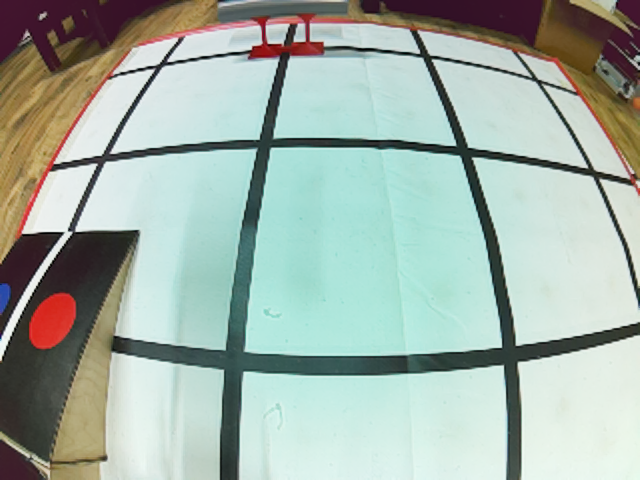
#> input picture RaspberriScripts/CvProcessing/1.png, 640 x 480 px
$ python -i CellDetector.py   (imports and definitions only)
#> lines starting #> are read from the running program, lines starting #| are printed output that depends on the picture; after the words box and inside, x2 and y2 are one past the last pixel; in counts of white or black regions, pixels touching at a corner belong together
#> further down, picture is the input picture: shape (480, 640, 3); mean B, G, R 168.3, 177.5, 163
import os
import sys
from itertools import combinations

# sys.path.append(os.path.dirname(os.path.dirname(os.path.abspath(file))))
import cv2
import numpy as np

# тут многа констант. Но если не работает, стоит менять меан конст и хсв красного

zones = {
    'sec_right1c': [(341, 250), (657, 246), (795, 602), (317, 598), (337, 254)],
    'sec_left1c': [(36, 272), (316, 253), (290, 598), (3, 601), (8, 319)],
    'sec_fl_right1f': [(355, 98), (334, 247), (646, 251), (561, 98), (357, 97)],
    'sec_fl_left1f': [(166, 116), (34, 271), (334, 274), (364, 106), (170, 111)],

    'first_right1c': [(356, 311), (328, 603), (701, 600), (601, 319), (356, 310)],
    'first_left1c': [(339, 330), (72, 326), (5, 590), (330, 600), (341, 331)],
    'first_right1f': [(355, 155), (345, 290), (580, 290), (525, 155), (355, 155)],
    'first_left1f': [(190, 145), (360, 145), (350, 285), (128, 285), (190, 145)],

    'first_right2c': [(353, 334), (333, 583), (621, 591), (557, 329), (350, 335)],
    'first_right2f': [(358, 192), (346, 300), (553, 300), (529, 186), (354, 188)],
    'first_left2c': [(328, 602), (74, 597), (162, 362), (342, 364), (329, 601)],
    'first_left2f': [(216, 179), (169, 300), (345, 300), (352, 180), (216, 180)],

    'first_right_1c2': [(467, 313), (466, 601), (802, 596), (741, 327), (473, 313)],
    'first_right_1f2': [(743, 336), (659, 168), (464, 167), (475, 330), (743, 336)],
    'first_left_2f2': [(459, 96), (469, 238), (775, 254), (667, 109), (459, 97)],
    'first_left_2c2': [(456, 316), (735, 331), (856, 595), (464, 602), (454, 317)],

}

cam1floor1 = [zones['first_right1c'], zones['first_left1c'], zones['first_right1f'], zones['first_left1f'],
              zones['sec_right1c'], zones['sec_left1c'], zones['sec_fl_right1f'], zones['sec_fl_left1f']]
cam1floor2 = [zones['first_right1c'], zones['first_left1c'], zones['first_right1f'], zones['first_left1f'],
              zones['first_right2c'], zones['first_left2c'], zones['first_right2f'], zones['first_left2f'], ]

cam2floor1 = [zones["first_right_1c2"], zones["first_left_2c2"], zones["first_right_1f2"], zones["first_left_2f2"]]
cam2floor2 = [11,11,11,11]

camfloor1=[cam2floor1[0],cam1floor1[0],cam1floor1[1],
           cam2floor1[1],cam1floor1[2],cam1floor1[3],
           cam2floor1[2],cam1floor1[4],cam1floor1[5],
           cam2floor1[3],cam1floor1[6],cam1floor1[7],]

camfloor2=[cam2floor2[0],cam1floor2[0],cam1floor2[1],
           cam2floor2[1],cam1floor2[2],cam1floor2[3],
           cam2floor2[2],cam1floor2[4],cam1floor2[5],
           cam2floor2[3],cam1floor2[6],cam1floor2[7],]


mean_const = 160

COLOR_RANGES = {
    "Red": [np.array([0, 90, 172]), np.array([22, 255, 255]),
            np.array([150, 100, 80]), np.array([180, 255, 255])],
    "Red1": [np.array([0, 70, 0]), np.array([20, 255, 255]),
             np.array([150, 70, 0]), np.array([180, 255, 255])],
    "Green": (np.array([72, 161, 163]), np.array([85, 255, 196])),
    "Blue": (np.array([110, 90, 90]), np.array([140, 255, 255]))
}


# [112 lines left out: functions fix_perspective, extract_warped, check_for_borders, count_pixels, draw_on_image, not called in this run]

def search_for_color(frame, color, min_area=50):
    if color not in COLOR_RANGES:
        raise ValueError(f"Unknown color: {color}")

    frame_height, frame_width = frame.shape[:2]
    if color == "Red" or "Red1" == color:
        if color == "Red":
            frame = frame[int(frame_height * 0.1):int(frame_height * 0.9),
                    int(frame_width * 0.1):int(frame_width * 0.9)]
        lower1, upper1, lower2, upper2 = COLOR_RANGES[color]
        mask1 = cv2.inRange(frame, lower1, upper1)
        mask2 = cv2.inRange(frame, lower2, upper2)
        mask = cv2.bitwise_or(mask1, mask2)
    else:
        lower, upper = COLOR_RANGES[color]
        mask = cv2.inRange(frame, lower, upper)

    contours, _ = cv2.findContours(mask, cv2.RETR_TREE, cv2.CHAIN_APPROX_SIMPLE)
    x, y, w, h = 0, 0, 0, 0

    for cont in contours:
        area = cv2.contourArea(cont)
        if area > min_area:
            x1, y1, w1, h1 = cv2.boundingRect(cont)
            if w1 * h1 > w * h:
                x, y, w, h = x1, y1, w1, h1

    return x, y, w, h

def tile_to_code(frame):
    if frame.shape[:2] != (200, 200):
        frame = cv2.resize(frame, (200, 200))
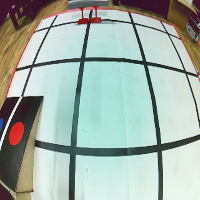
#> frame: shape (200, 200, 3); mean of channels 0, 1, 2 168.3, 177.4, 162.9; drawn as B, G, R

    frame_blur = cv2.blur(frame, (5, 5))
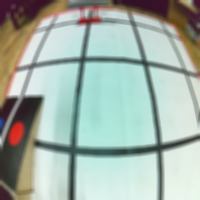
#> frame_blur: shape (200, 200, 3); mean of channels 0, 1, 2 168.3, 177.4, 162.9; drawn as B, G, R
    hsv = cv2.cvtColor(frame_blur, cv2.COLOR_BGR2HSV)
#> hsv: shape (200, 200, 3); mean H, S, V 74.3, 50.9, 183.5

    # Поиск зеленых труб
    x, y, w, h = search_for_color(hsv, "Green")
#> in search_for_color, `mask = cv2.inRange(frame, lower, upper)`: mask: shape (200, 200); every value is 0
#> in search_for_color, `contours, _ = cv2.findContours(mask, cv2.RETR_TREE, cv2.CHAIN_APPROX_S..`: contours = []
#> after the loop in search_for_color, `for cont in contours:`: h = 0
#> x = 0; y = 0; w = 0; h = 0
    if h * w:
        if w > h:
            return 61 if (y + h / 2) > 50 else 63
        else:
            return 62 if (x + w / 2) > 100 else 64

# Поиск синих объектов (рампа)
    xb, yb, wb, hb = search_for_color(hsv, "Blue")
#> call 2 of search_for_color, with color = 'Blue', min_area = 50
#> in search_for_color (call 2), `mask = cv2.inRange(frame, lower, upper)`:
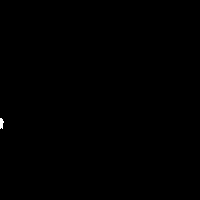
#> mask: shape (200, 200); 0.08% white; 1 white region
#> in search_for_color (call 2), `contours, _ = cv2.findContours(mask, cv2.RETR_TREE, cv2.CHAIN_APPROX_S..`: contours = 1 contour; box (x1, y1, x2, y2) and area: (0, 118, 4, 129) 20
#> the loop in search_for_color (call 2), `for cont in contours:` made 1 pass
#> area on pass 1: 20.5
#> after the loop in search_for_color (call 2), `for cont in contours:`: h = 0
#> xb = 0; yb = 0; wb = 0; hb = 0
    if hb * wb:
        xr, yr, wr, hr = search_for_color(hsv, "Red")
        delta_x = xb - xr
        delta_y = yb - yr

        if abs(delta_x) < abs(delta_y):
            return 34 if delta_y < 0 else 32
        else:
            return 33 if delta_x < 0 else 31

    # Определение высоты
    mini1 = frame_blur[120:200, 30:70]
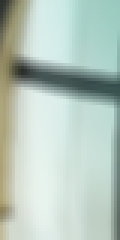
#> mini1: shape (80, 40, 3) (shown 3 times larger); mean of channels 0, 1, 2 190.1, 200.2, 183; drawn as B, G, R
    mini2 = frame_blur[120:200, 130:170]
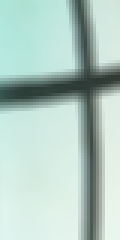
#> mini2: shape (80, 40, 3) (shown 3 times larger); mean of channels 0, 1, 2 194.4, 202.5, 178.2; drawn as B, G, R
    elevation = 1 if ((np.mean(mini1) + np.mean(mini2)) / 2) > 150 else 2
#> elevation = 1

    # Поиск красных труб
    x, y, w, h = search_for_color(hsv, "Red")
#> call 3 of search_for_color, with color = 'Red', min_area = 50
#> in search_for_color (call 3), `frame = frame[int(frame_height * 0.1):int(frame_height * 0.9), int(fra..`: frame: shape (160, 160, 3); mean H, S, V 79.5, 43.2, 197.2
#> in search_for_color (call 3), `mask1 = cv2.inRange(frame, lower1, upper1)`: mask1: shape (160, 160); 0.41% white; 6 white regions (4 under 20 px), largest, box (x1, y1, x2, y2) and area: (0, 13, 13, 37) 69, (0, 104, 3, 118) 28
#> in search_for_color (call 3), `mask2 = cv2.inRange(frame, lower2, upper2)`:
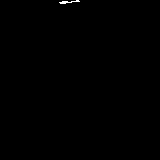
#> mask2: shape (160, 160); 0.14% white in thin lines or dots, all inside (x1, y1, x2, y2) = (59, 0, 80, 4)
#> in search_for_color (call 3), `mask = cv2.bitwise_or(mask1, mask2)`:
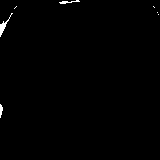
#> mask: shape (160, 160); 0.55% white; 7 white regions (4 under 20 px)
#> in search_for_color (call 3), `contours, _ = cv2.findContours(mask, cv2.RETR_TREE, cv2.CHAIN_APPROX_S..`: contours = 7 contours, 6 with area under 20; largest, box (x1, y1, x2, y2) and area: (0, 13, 13, 37) 42
#> the loop in search_for_color (call 3), `for cont in contours:` made 7 passes
#> area on pass 3: 42
#> after the loop in search_for_color (call 3), `for cont in contours:`: h = 0
    if h * w:
        return 32 + elevation * 10 if h / w > 1.2 else 31 + elevation * 10

    return elevation * 10

# [113 lines left out: functions process_borders, shuffle_slices, extract_slices, analyze_frame, not called in this run]

>>> import cv2
>>> picture = cv2.imread('1.png')
>>> result = tile_to_code(picture)
#> result = 10
